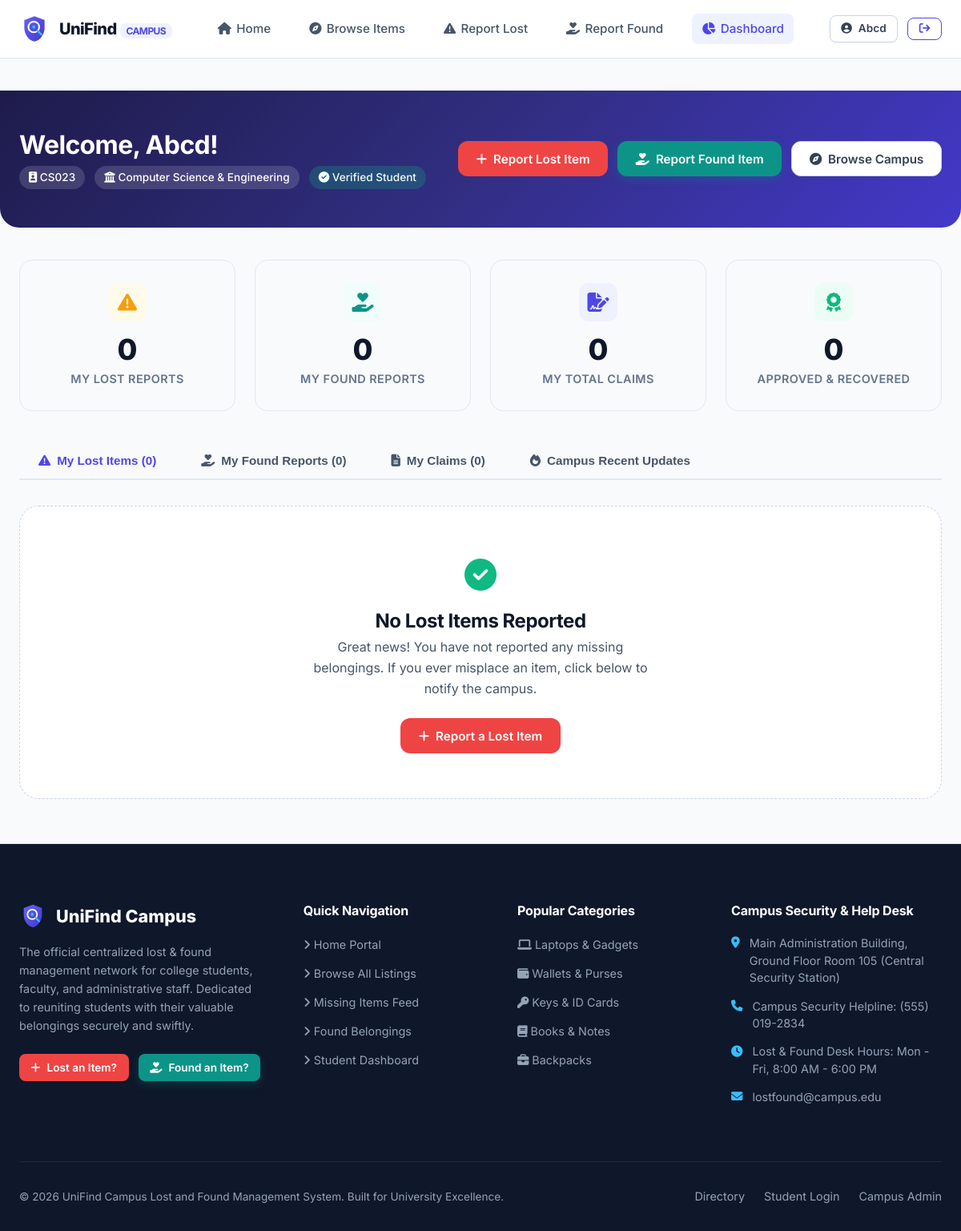
The app's page /dashboard (signed in) with its own data.
### tables this page shows
CREATE TABLE users (
            id INTEGER PRIMARY KEY AUTOINCREMENT,
            name TEXT NOT NULL,
            email TEXT UNIQUE NOT NULL,
            student_id TEXT UNIQUE NOT NULL,
            department TEXT NOT NULL,
            phone TEXT,
            password_hash TEXT NOT NULL,
            role TEXT DEFAULT 'student',
            created_at TIMESTAMP DEFAULT CURRENT_TIMESTAMP
        );

### routes/user.py (the view)
@user_bp.route('/dashboard')
@login_required
def dashboard():
    user_id = session['user_id']
    user = UserModel.get_by_id(user_id)
    if not user:
        session.clear()
        return redirect(url_for('auth.login'))
    user_stats = StatsModel.get_user_stats(user_id)
    system_stats = StatsModel.get_system_stats()
    my_lost_items = ItemModel.get_by_user(user_id, item_type='lost')
    my_found_items = ItemModel.get_by_user(user_id, item_type='found')
    my_claims = ClaimModel.get_by_user(user_id)
    recent_items = ItemModel.get_recent(limit=4)
    return render_template(
        'dashboard.html',
        user=user,
        stats=user_stats,
        system_stats=system_stats,
        lost_items=my_lost_items,
        found_items=my_found_items,
        claims=my_claims,
        recent_items=recent_items
    )

### database.py (called while the page is built)
def get_db():
    if 'db' not in g:
        try:
            db_path = current_app.config.get('DATABASE_PATH', Config.DATABASE_PATH)
        except RuntimeError:
            db_path = Config.DATABASE_PATH
        os.makedirs(os.path.dirname(db_path), exist_ok=True)
        g.db = sqlite3.connect(db_path)
        g.db.row_factory = sqlite3.Row
        g.db.execute("PRAGMA foreign_keys = ON;")
    return g.db

def query_db(query, args=(), one=False):
    cur = get_db().execute(query, args)
    rv = cur.fetchall()
    cur.close()
    return (rv[0] if rv else None) if one else rv

### models.py (called while the page is built)
    @staticmethod
    def get_by_id(user_id):
        return query_db("SELECT * FROM users WHERE id = ?", (user_id,), one=True)

    @staticmethod
    def get_by_user(user_id, item_type=None):
        if item_type:
            return query_db("""
                SELECT * FROM items
                WHERE user_id = ? AND item_type = ?
                ORDER BY created_at DESC
            """, (user_id, item_type.lower()))
        return query_db("""
            SELECT * FROM items
            WHERE user_id = ?
            ORDER BY created_at DESC
        """, (user_id,))

    @staticmethod
    def get_recent(limit=6):
        return query_db("""
            SELECT i.*, u.name as reporter_name
            FROM items i
            JOIN users u ON i.user_id = u.id
            ORDER BY i.created_at DESC
            LIMIT ?
        """, (limit,))

    @staticmethod
    def get_by_user(user_id):
        return query_db("""
            SELECT c.*,
                   i.title as item_title, i.item_type, i.status as item_status, i.location as item_location, i.category as item_category, i.image_path as item_image
            FROM claims c
            JOIN items i ON c.item_id = i.id
            WHERE c.claimer_id = ?
            ORDER BY c.created_at DESC
        """, (user_id,))

### routes/__init__.py (called while the page is built)
def login_required(f):
    @wraps(f)
    def decorated_function(*args, **kwargs):
        if 'user_id' not in session:
            flash('Please log in to access this page.', 'warning')
            return redirect(url_for('auth.login', next=request.url))
        return f(*args, **kwargs)
    return decorated_function

### templates/dashboard.html (shortened to what this page needs)
{% extends "base.html" %}
{% block content %}
<div class="dashboard-header">
  <div class="container">
    <div class="dashboard-welcome">
      <div class="welcome-info">
        <h1>Welcome, {{ user.name }}!</h1>
        <div class="welcome-badges">
          <span class="welcome-badge">
            <i class="fa-solid fa-id-badge"></i> {{ user.student_id }}
          </span>
          <span class="welcome-badge">
            <i class="fa-solid fa-building-columns"></i> {{ user.department }}
          </span>
          <span class="welcome-badge" style="background: rgba(16, 185, 129, 0.25); color: #ecfdf5;">
            <i class="fa-solid fa-circle-check"></i> Verified Student
          </span>
        </div>
      </div>
      <div style="display: flex; gap: 0.75rem; flex-wrap: wrap;">
        <a href="{{ url_for('items.report_lost') }}" class="btn btn-danger">
          <i class="fa-solid fa-plus"></i> Report Lost Item
        </a>
        <a href="{{ url_for('items.report_found') }}" class="btn btn-teal">
          <i class="fa-solid fa-hand-holding-heart"></i> Report Found Item
        </a>
        <a href="{{ url_for('items.browse') }}" class="btn btn-secondary">
          <i class="fa-solid fa-compass"></i> Browse Campus
        </a>
      </div>
    </div>
  </div>
</div>
<div class="container">
  <div class="stats-grid" style="margin-bottom: 2.5rem;">
    <div class="stat-card">
      <div class="stat-icon warning">
        <i class="fa-solid fa-triangle-exclamation"></i>
      </div>
      <div class="stat-value">{{ stats.my_lost }}</div>
      <div class="stat-label">My Lost Reports</div>
    </div>
    <div class="stat-card">
      <div class="stat-icon teal">
        <i class="fa-solid fa-hand-holding-heart"></i>
      </div>
      <div class="stat-value">{{ stats.my_found }}</div>
      <div class="stat-label">My Found Reports</div>
    </div>
    <div class="stat-card">
      <div class="stat-icon primary">
        <i class="fa-solid fa-file-signature"></i>
      </div>
      <div class="stat-value">{{ stats.my_claims }}</div>
      <div class="stat-label">My Total Claims</div>
    </div>
    <div class="stat-card">
      <div class="stat-icon success">
        <i class="fa-solid fa-award"></i>
      </div>
      <div class="stat-value">{{ stats.my_approved_claims }}</div>
      <div class="stat-label">Approved & Recovered</div>
    </div>
  </div>
  <div class="tabs-container">
    <div class="nav-tabs">
      <button class="tab-btn active" data-tab="tab-lost">
        <i class="fa-solid fa-triangle-exclamation"></i>
        My Lost Items ({{ lost_items|length }})
      </button>
      <button class="tab-btn" data-tab="tab-found">
        <i class="fa-solid fa-hand-holding-heart"></i>
        My Found Reports ({{ found_items|length }})
      </button>
      <button class="tab-btn" data-tab="tab-claims">
        <i class="fa-solid fa-file-lines"></i>
        My Claims ({{ claims|length }})
      </button>
      <button class="tab-btn" data-tab="tab-recent">
        <i class="fa-solid fa-fire"></i>
        Campus Recent Updates
      </button>
    </div>
    <div id="tab-lost" class="tab-pane active">
      {% if lost_items %}
        <div class="table-responsive">
          <table class="data-table">
            <thead>
              <tr>
                <th>Item Details</th>
                <th>Category</th>
                <th>Last Seen Location</th>
                <th>Date Lost</th>
                <th>Current Status</th>
                <th>Actions</th>
              </tr>
            </thead>
            <tbody>
              {% for item in lost_items %}
                <tr>
                  <td>
                    <div style="display: flex; align-items: center; gap: 0.85rem;">
                      <div style="width: 48px; height: 48px; border-radius: 8px; overflow: hidden; background: #e2e8f0; flex-shrink: 0;">
                        {% if item.image_path %}
                          <img src="{{ url_for('uploaded_file', filename=item.image_path) }}" alt="{{ item.title }}" style="width: 100%; height: 100%; object-fit: cover;">
                        {% else %}
                          <img src="{{ url_for('static', filename='images/placeholder.svg') }}" alt="{{ item.title }}" style="width: 100%; height: 100%; object-fit: cover;">
                        {% endif %}
                      </div>
                      <div>
                        <div style="font-weight: 700; color: var(--slate-900);">{{ item.title }}</div>
                        <div style="font-size: 0.78rem; color: var(--slate-500);">Reported on {{ item.created_at|format_date }}</div>
                      </div>
                    </div>
                  </td>
                  <td>{{ item.category }}</td>
                  <td><i class="fa-solid fa-location-dot" style="color: #64748b;"></i> {{ item.location }}</td>
                  <td>{{ item.event_date|format_date }}</td>
                  <td>
                    <span class="badge {{ item.status|status_badge }}">{{ item.status }}</span>
                  </td>
                  <td>
                    <div class="action-btns">
                      <a href="{{ url_for('items.details', item_id=item.id) }}" class="btn btn-secondary btn-sm" title="View details">
                        <i class="fa-solid fa-eye"></i>
                      </a>
                      {% if item.status == 'Lost' %}
                        <form action="{{ url_for('items.update_status', item_id=item.id) }}" method="POST" style="display: inline;" onsubmit="return confirm('Did you recover this item? Mark as Returned?');">
                          <input type="hidden" name="status" value="Returned">
                          <button type="submit" class="btn btn-success btn-sm" title="Mark as Recovered">
                            <i class="fa-solid fa-check"></i> Found It
                          </button>
                        </form>
                      {% endif %}
                    </div>
                  </td>
                </tr>
              {% endfor %}
            </tbody>
          </table>
        </div>
      {% else %}
        <div style="text-align: center; padding: 3.5rem 1.5rem; background: #ffffff; border-radius: var(--radius-xl); border: 1px dashed var(--slate-300);">
          <div style="font-size: 2.5rem; color: var(--slate-400); margin-bottom: 0.75rem;">
            <i class="fa-solid fa-circle-check" style="color: #10b981;"></i>
          </div>
          <h3 style="margin-bottom: 0.35rem;">No Lost Items Reported</h3>
          <p style="color: var(--slate-600); margin-bottom: 1.5rem; max-width: 420px; margin-left: auto; margin-right: auto;">
            Great news! You have not reported any missing belongings. If you ever misplace an item, click below to notify the campus.
          </p>
          <a href="{{ url_for('items.report_lost') }}" class="btn btn-danger">
            <i class="fa-solid fa-plus"></i> Report a Lost Item
          </a>
        </div>
      {% endif %}
    </div>
  </div>
</div>
{% endblock %}

### records on screen
users: name "Abcd", student_id "CS023", department "Computer Science & Engineering"

### other values on screen
{{ session.get('user_name', 'Account').split()[0] }} "Abcd"
{{ stats.my_lost }} "0"
{{ stats.my_found }} "0"
{{ stats.my_claims }} "0"
{{ stats.my_approved_claims }} "0"
{{ lost_items|length }} "0"
{{ found_items|length }} "0"
{{ claims|length }} "0"
